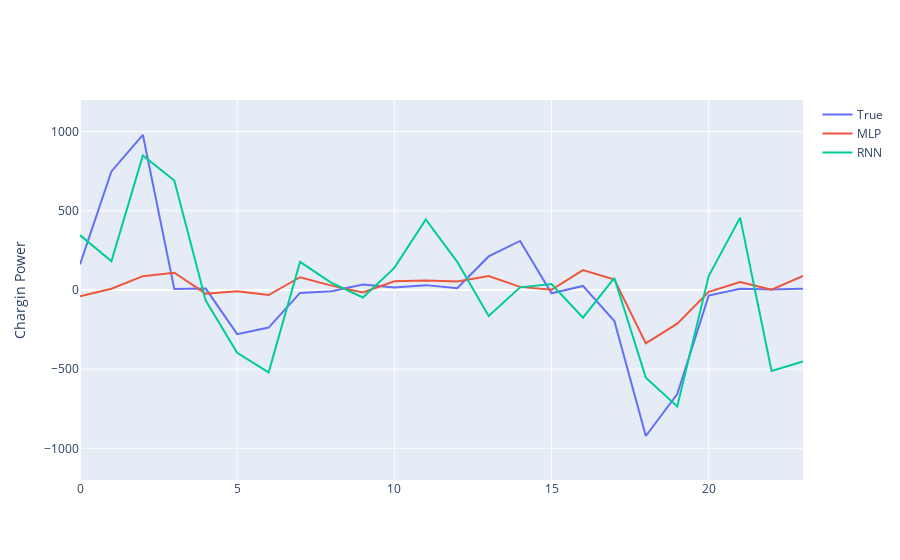

The code cell stored with this chart in its notebook:
### Code cell
fig = go.Figure()
i = np.random.randint(10)
fig.add_trace(go.Scatter(y=test_dr[i]*1000,name='True'))
#fig.add_trace(go.Scatter(y=test_price[i],yaxis='y2',name='price'))
fig.add_trace(go.Scatter(y=MLP_predict[i]*1000,name='MLP'))
fig.add_trace(go.Scatter(y=RNN_predict[i]*1000,name='RNN'))
#fig.add_trace(go.Scatter(y=data[288*i:288*(i+1)]['Frequency (Hz)'],yaxis='y2',name='frequency'))
fig.update_layout(
    yaxis1={'title':'Chargin Power','range':[-1200,1200]},
    yaxis2={'title':'Price ($/MWh)','anchor':'x', 'overlaying':'y', 'side':'right','range':[0,200], 'showgrid':False},
)
fig.show()

### Figure 1 — Plotly figure (JSON) as saved in the notebook; plotly's stock layout.template omitted (floating-point values rounded to 4 significant figures)
{"data": [{"name": "True", "type": "scatter", "y": [161.9, 749.0, 979.4, 5.848, 8.969, -278.8, -237.2, -18.28, -7.868, 34.58, 15.08, 30.78, 10.72, 212.0, 309.7, -20.81, 25.75, -196.0, -922.2, -656.9, -35.25, 7.957, 2.844, 7.862]}, {"name": "MLP", "type": "scatter", "y": [-40.33, 7.998, 87.39, 109.2, -23.12, -8.49, -31.6, 80.57, 27.71, -16.13, 55.09, 60.34, 53.03, 88.49, 19.68, 1.069, 125.4, 66.52, -337.2, -212.2, -11.12, 49.74, 1.718, 89.75]}, {"name": "RNN", "type": "scatter", "y": [346.5, 181.9, 850.4, 691.1, -67.13, -397.0, -520.8, 177.2, 45.35, -47.38, 139.6, 445.1, 177.7, -164.0, 16.72, 38.1, -174.4, 75.91, -553.5, -735.5, 87.93, 457.1, -511.6, -450.6]}], "layout": {"yaxis": {"range": [-1200, 1200], "title": {"text": "Chargin Power"}}, "yaxis2": {"anchor": "x", "overlaying": "y", "range": [0, 200], "showgrid": false, "side": "right", "title": {"text": "Price ($/MWh)"}}}}
